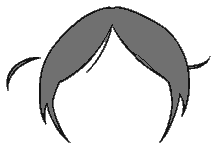
#> input picture docs/character-system/references/layers/00-hair.png, 216 x 149 px; its folder holds 4 pictures in this run
$ python import_character_pool.py
#> lines starting #> are read from the running program, lines starting #| are printed output that depends on the picture; after the words box and inside, x2 and y2 are one past the last pixel; in counts of white or black regions, pixels touching at a corner belong together
# /// script
# requires-python = ">=3.11"
# dependencies = ["numpy", "opencv-python-headless", "Pillow"]
# ///
"""Extract previous user references and trace editable hair/face parts with logperch.
Source images are immutable. Every automatic crop and inferred hidden fill is recorded.
"""
from pathlib import Path
import argparse,json,hashlib,subprocess
from concurrent.futures import ThreadPoolExecutor
import cv2,numpy as np
from PIL import Image,ImageDraw
from import_character_references import DEFAULT_VECTORIZER,describe_trace
from split_character_layers import face_layers
ROOT=Path(__file__).resolve().parents[1];REF=ROOT/'docs/character-system/references';OUT=REF/'pool'
cv2.setNumThreads(1)
GRIDS={1:(6,2),2:(5,2),3:(6,2),4:(5,2),5:(5,2),6:(5,2),7:(5,2),8:(5,2),9:(5,1),10:(5,2),11:(1,1),12:(1,1)}
GENDERS={1:'FMMMMMFMMFMM',2:'FMMMMMFMFM',3:'FMMFFMFMMFMM',4:'FMFFMMMFFF',5:'MMFFFMFFMF',6:'FMMFFFMFMF',7:'MFFFFFFMMM',8:'MMMMFMMMMM',9:'MFMFM',10:'FFFMFFFFMM',11:'F',12:'F'}
MANUAL_HEADS={(1,5):((899,160),(845,96,956,205)),(3,6):((128,480),(85,435,177,521)),(4,4):((904,213),(816,184,977,260)),(7,3):((707,165),(630,81,789,198)),(7,8):((710,602),(635,535,788,634)),(8,6):((330,500),(250,474,398,616)),(10,8):((706,616),(633,553,786,640))}
# Source palette/occlusion annotations for pale hair and hair touching clothing.
HAIR_COLORS={(3,6):[241,228,173],(5,9):[235,219,187],(8,2):[230,224,205],(8,4):[225,220,201],(8,7):[225,220,201]}
HAIR_ENDS={(1,5):0,(1,8):0,(2,3):.25,(3,1):0,(3,2):.3,(3,3):.3,(3,4):1.0,(4,4):0,(4,7):1.7,(5,0):0,(5,5):.5,(6,0):0,(6,6):0,(7,0):2.5,(7,5):.8,(8,2):-.65,(10,0):2.4,(10,5):1.5}
BALD_SOURCES={(1,7),(2,7),(3,7),(4,6),(8,1),(8,3),(8,6),(8,8)}
LONG_SOURCES={(1,0),(1,1),(1,3),(1,9),(1,10),(2,0),(2,2),(2,3),(3,0),(3,3),(3,4),(3,6),(3,9),(4,0),(4,2),(4,3),(4,7),(4,8),(5,4),(5,7),(5,9),(6,4),(6,5),(6,9),(7,0),(7,1),(7,3),(7,5),(8,4),(8,5),(9,3),(9,4),(10,0),(10,7),(11,0),(12,0)}
HANGING_SOURCES={(2,4),(2,6),(5,3),(5,6),(6,1),(6,2),(6,6),(6,7),(7,2),(7,4),(7,6),(7,9),(8,7),(8,9),(10,2),(10,5),(10,6)}
DOT_HAIR=[(85,15,255,159),(61,194,279,340),(84,351,262,502),(83,509,255,705),(65,706,273,839),(56,850,279,965),(79,977,250,1143),(61,1143,254,1248),(74,1254,239,1410),(69,1404,253,1536)]
DOT_FACE=[(526,34,682,190),(503,218,704,330),(524,351,683,499),(507,515,694,692),(512,720,689,840),(492,855,705,970),(525,991,675,1138),(491,1147,699,1254),(525,1261,677,1404),(477,1412,700,1536)]

def filled(mask):
 x=np.pad((~mask).astype('uint8'),1,constant_values=1);cv2.floodFill(x,None,(0,0),2);return x[1:-1,1:-1]!=2

# [82 lines left out: functions face_candidate, colored_hair, not called in this run]

def main():
 p=argparse.ArgumentParser();p.add_argument('--prepare-only',action='store_true');p.add_argument('--trace-only',action='store_true');p.add_argument('--jobs',type=int,default=3);args=p.parse_args()
 for folder in ('crops','vectors','derived'):(OUT/folder).mkdir(parents=True,exist_ok=True)
 jobs=[];colored=[];faces=[];dots=[]
 if args.trace_only:
  # [7 lines left out: function collect, not called in this run]
  collect(json.loads((OUT/'manifest.json').read_text()));trace_all(jobs,args);return
 # [4 lines left out: function save, not called in this run]
 # Retrace previous visible hair and back fills at fidelity settings, from their
 # original layer images. The source curves are not replaced by schematic art.
 previous=[]
 for i in range(19):
  row={}
  for part in ('hair','back'):
   image=np.array(Image.open(REF/'layers'/f'{i:02}-{part}.png').convert('RGB'));ink=image.min(2)<235;opaque=filled(ink)
#> after `ink = image.min(2) < 235`:
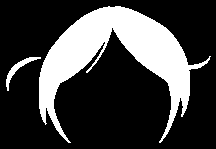
#> ink: shape (149, 216) bool; 25.4% white; 2 white regions, box (x1, y1, x2, y2) and area: (39, 6, 211, 143) 7935, (6, 57, 41, 91) 226
   if part=='hair':
#> (the run stopped early here; a loop or call above may not have finished)
